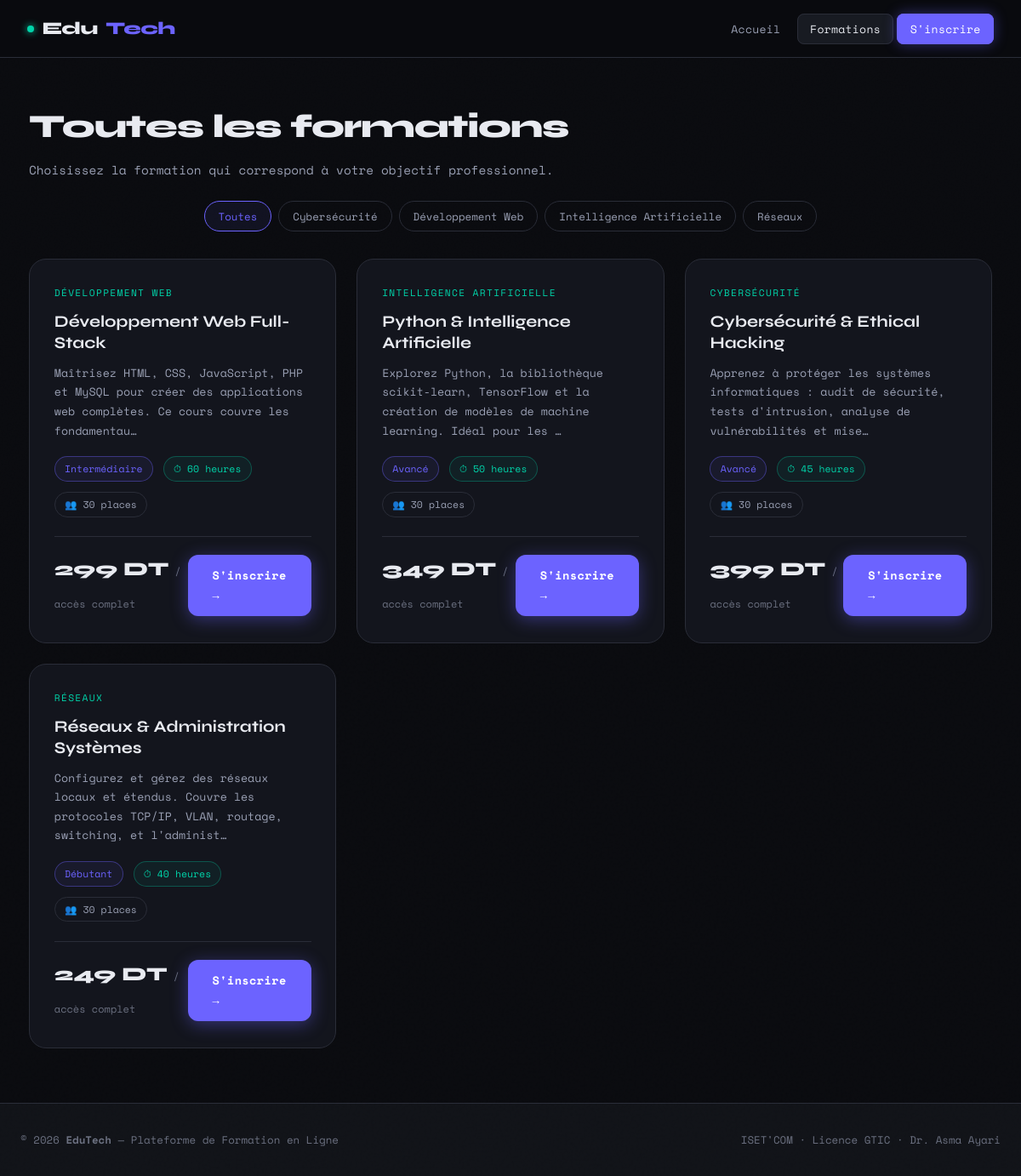
The app's page /GestionFormations/index.php?page=formations with its own data.
### tables this page shows
CREATE TABLE IF NOT EXISTS formations (
    id          INT UNSIGNED AUTO_INCREMENT PRIMARY KEY,
    titre       VARCHAR(150)   NOT NULL,
    description TEXT           NOT NULL,
    prix        DECIMAL(8,2)   NOT NULL,
    duree       VARCHAR(50)    NOT NULL,    
    niveau      ENUM('Débutant','Intermédiaire','Avancé') NOT NULL DEFAULT 'Débutant',
    categorie   VARCHAR(80)    NOT NULL DEFAULT 'Général',
    image_url   VARCHAR(255)   NULL,
    places      INT UNSIGNED   NOT NULL DEFAULT 30,
    created_at  TIMESTAMP      DEFAULT CURRENT_TIMESTAMP
);

### GestionFormations/controllers/FormationController.php (called while the page is built, shortened)
<?php
require_once 'models/Formation.php';
$formations  = Formation::getAll();
$categories  = Formation::getCategories();
$filtre = $_GET['categorie'] ?? '';
require 'views/formations.php';
?>

### GestionFormations/models/Formation.php (called while the page is built, shortened)
<?php
class Formation {
    public static function getAll(): array {
        $pdo  = Database::connect();
        $stmt = $pdo->query('SELECT * FROM formations ORDER BY created_at DESC');
        return $stmt->fetchAll();
    }
    public static function getCategories(): array {
        $pdo  = Database::connect();
        $stmt = $pdo->query('SELECT DISTINCT categorie FROM formations ORDER BY categorie');
        return array_column($stmt->fetchAll(), 'categorie');
    }
}
?>

### GestionFormations/views/formations.php (the view, shortened to what this page needs)
<?php
require 'views/partials/header.php';
?>
<div class="page-header">
  <h1>Toutes les formations</h1>
  <p>Choisissez la formation qui correspond à votre objectif professionnel.</p>
</div>
<div class="filter-bar">
  <a href="index.php?page=formations"
     class="filter-btn <?= empty($filtre) ? 'active' : '' ?>">
    Toutes
  </a>
  <?php foreach ($categories as $cat): ?>
  <a href="index.php?page=formations&categorie=<?= urlencode($cat) ?>"
     class="filter-btn <?= $filtre === $cat ? 'active' : '' ?>">
    <?= htmlspecialchars($cat) ?>
  </a>
  <?php endforeach; ?>
</div>
<div class="cards-grid">
  <?php foreach ($formations as $f): ?>
  <div class="card fade-up">
    <div class="card-cat"><?= htmlspecialchars($f['categorie']) ?></div>
    <h3><?= htmlspecialchars($f['titre']) ?></h3>
    <p><?= htmlspecialchars(mb_substr($f['description'], 0, 120)) ?>…</p>
    <div class="card-meta">
      <span class="badge badge-level"><?= htmlspecialchars($f['niveau']) ?></span>
      <span class="badge badge-duree">⏱ <?= htmlspecialchars($f['duree']) ?></span>
      <span class="badge">👥 <?= (int)$f['places'] ?> places</span>
    </div>
    <div class="card-footer">
      <div class="card-price">
        <?= number_format($f['prix'], 0, ',', ' ') ?> DT
        <span>/ accès complet</span>
      </div>
      <a href="index.php?page=inscription&formation_id=<?= (int)$f['id'] ?>"
         class="btn btn-primary">
        S'inscrire →
      </a>
    </div>
  </div>
  <?php endforeach; ?>
</div>
<?php require 'views/partials/footer.php'; ?>

### GestionFormations/index.php (shortened to what this page needs)
<?php
$page = $_GET['page'] ?? 'home';
switch ($page) {
    case 'formations':
        require 'controllers/FormationController.php';
        break;
}
?>

### GestionFormations/views/partials/header.php (shortened to what this page needs)
<!DOCTYPE html>
<html lang="fr">
<head>
  <link rel="stylesheet" href="assets/style.css">
</head>
<body>
<nav class="navbar">
  <a href="index.php" class="nav-brand">
    <span class="dot"></span>
    Edu<span>Tech</span>
  </a>
  <ul class="nav-links">
    <li><a href="index.php" <?= ($page ?? '') === 'home' || ($page ?? '') === '' ? 'class="active"' : '' ?>>Accueil</a></li>
    <li><a href="index.php?page=formations" <?= ($page ?? '') === 'formations' ? 'class="active"' : '' ?>>Formations</a></li>
    <li><a href="index.php?page=inscription" class="btn-nav">S'inscrire</a></li>
  </ul>
</nav>
<div class="page-content">

### GestionFormations/views/partials/footer.php
</div>
<footer>
  <div class="footer-inner">
    <span>© <?= date('Y') ?> <strong>EduTech</strong> — Plateforme de Formation en Ligne</span>
    <span>ISET'COM · Licence GTIC · Dr. Asma Ayari</span>
  </div>
</footer>
</body>
</html>

### records on screen
formations: categorie "DÉVELOPPEMENT WEB", titre "Développement Web Full-Stack", description "Maîtrisez HTML, CSS, JavaScript, PHP et MySQL pour créer des applications web complètes. Ce cours couvre les fondamentau", niveau "Intermédiaire", duree "60 heures", places "30", prix "299"
formations: categorie "INTELLIGENCE ARTIFICIELLE", titre "Python & Intelligence Artificielle", description "Explorez Python, la bibliothèque scikit-learn, TensorFlow et la création de modèles de machine learning. Idéal pour les", niveau "Avancé", duree "50 heures", places "30", prix "349"
formations: categorie "CYBERSÉCURITÉ", titre "Cybersécurité & Ethical Hacking", description "Apprenez à protéger les systèmes informatiques : audit de sécurité, tests d'intrusion, analyse de vulnérabilités et mise", niveau "Avancé", duree "45 heures", places "30", prix "399"
formations: categorie "RÉSEAUX", titre "Réseaux & Administration Systèmes", description "Configurez et gérez des réseaux locaux et étendus. Couvre les protocoles TCP/IP, VLAN, routage, switching, et l'administ", niveau "Débutant", duree "40 heures", places "30", prix "249"

### other values on screen
$cat "Cybersécurité"
$cat "Développement Web"
$cat "Intelligence Artificielle"
$cat "Réseaux"
